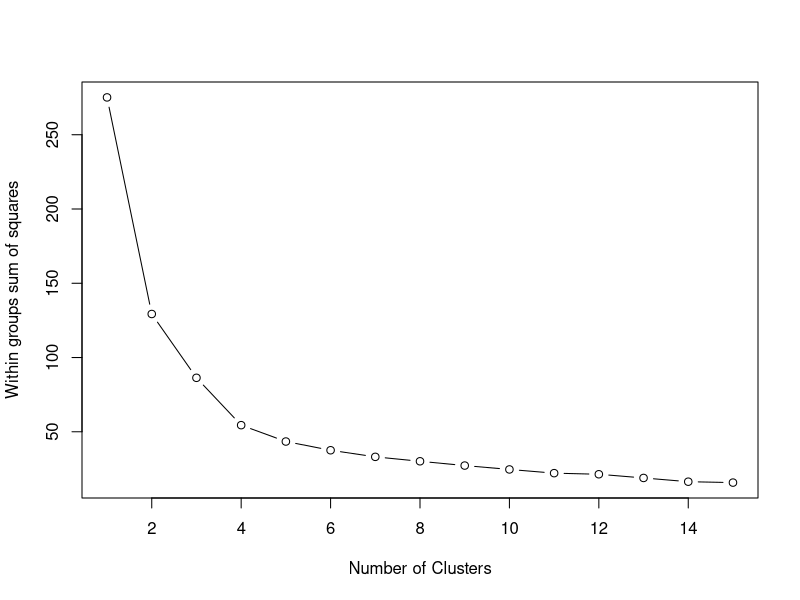

The R script that drew this image:
#This R script performs k-means clustering of Drosophila adult wing phenotypic data for homologs of CNV genes and neurodevelopmental genes.
#Note: Code adapted from https://rpubs.com/williamsurles/310847

data<-read.table("wing_clustering_data_f.txt",sep="\t",header=T,row.names=1)
values<-subset(data,select= EV_0:BR_4)

#Determine best number of clusters, out of 1-15
wss <- 0
for (i in 1:15) {
     kmeans_cluster <- kmeans(values, centers = i, nstart = 20)
     wss[i] <- kmeans_cluster$tot.withinss
 }

#Plot results for all k-values and save as PDF. Pick a value that is at the "elbow" of the plot for # of clusters
plot(1:15, wss, type = "b", 
      xlab = "Number of Clusters", 
      ylab = "Within groups sum of squares")
#For this data, selected 5 as value based on scoring (no phenotype, mild, moderate, severe, lethal)

#Perform clustering of data using selected k-value (nstart=number of iterations for assigning values to cluster)
kmeans_cluster <- kmeans(values, centers = 5, nstart = 20)

#Get summary statistics to save in TXT file
kmeans_cluster

#Write cluster assignment to file
write.table(kmeans_cluster$cluster,file="kmeans_5_clusters.txt",quote=FALSE,row.names=TRUE,col.names=FALSE,sep="\t")

